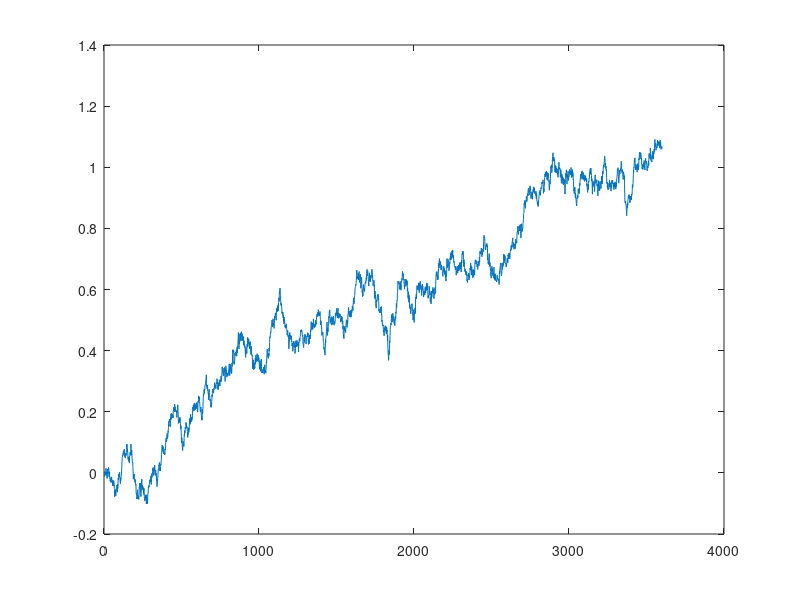

The MATLAB script that drew this image: (Note: this script raises an error after producing the figure.)
rng(90)
% making dumy data
y(1,1)=0;
y(2,1)=0;

for k=3:3600
    y(k,1)=0.9*y(k-1,1) + 0.1*y(k-2,1) + 0.01*randn;
end
figure, plot(y)

%% find the trend x
n = length(y);
D = zeros(n-2,n);
for k=1:n-2
    D(k,k:k+2) = [1 -2 1];
end

lambda=1000;
%optimization in cvx (l1-trend filtering)
tic
cvx_begin
variable x(n,1)
    minimize( lambda*norm(D*x,1) + sum_square(y-x) )
cvx_end
toc

% %optimization in cvx (HP-trend filtering)
% lambdaHP = 1000;
% cvx_begin
% variable xHP(n,1)
%     minimize( lambdaHP*sum_square(D*xHP) + sum_square(y-xHP) )
% cvx_end

%optimization in cvx (elastic net)
tic
cvx_begin
variable x3(n,1)
    minimize( lambda*sum_square(D*x3) + lambda*norm(D*x3,1) + sum_square(y-x3) )
cvx_end
toc

%plot results
figure,hold on
plot(y,'k:')
plot(x,'r')
% plot(xHP,'g')
plot(x3,'b')
legend('y','l1-trend','HP-trend','Elastic net')

figure, hold
stem(D*x,'r')
% stem(D*xHP)
stem(D*x3,'b')

% var(y-x)
% var(y-xHP)
